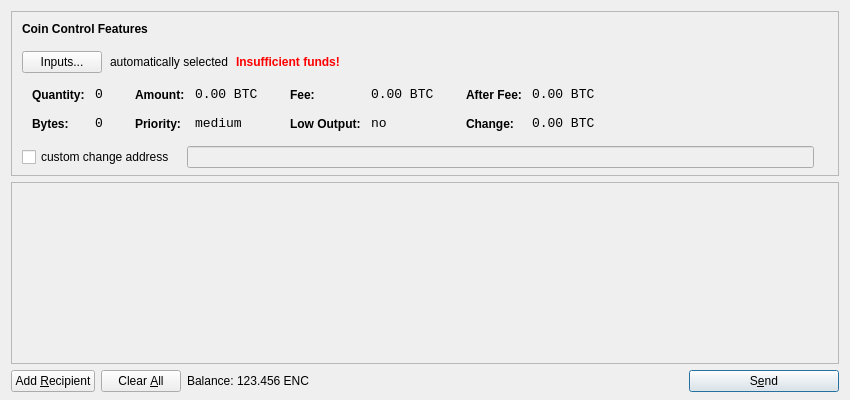
<?xml version="1.0" encoding="UTF-8"?>
<ui version="4.0">
 <class>SendCoinsDialog</class>
 <widget class="QDialog" name="SendCoinsDialog">
  <property name="geometry">
   <rect>
    <x>0</x>
    <y>0</y>
    <width>850</width>
    <height>400</height>
   </rect>
  </property>
  <property name="windowTitle">
   <string>Send Coins</string>
  </property>
  <layout class="QVBoxLayout" name="verticalLayout" stretch="0,1,0">
   <property name="bottomMargin">
    <number>8</number>
   </property>
   <item>
    <widget class="QFrame" name="frameCoinControl">
     <property name="sizePolicy">
      <sizepolicy hsizetype="Expanding" vsizetype="Expanding">
       <horstretch>0</horstretch>
       <verstretch>0</verstretch>
      </sizepolicy>
     </property>
     <property name="maximumSize">
      <size>
       <width>16777215</width>
       <height>16777215</height>
      </size>
     </property>
     <property name="frameShape">
      <enum>QFrame::StyledPanel</enum>
     </property>
     <property name="frameShadow">
      <enum>QFrame::Sunken</enum>
     </property>
     <layout class="QVBoxLayout" name="verticalLayoutCoinControl2">
      <property name="spacing">
       <number>-1</number>
      </property>
      <property name="leftMargin">
       <number>0</number>
      </property>
      <property name="topMargin">
       <number>0</number>
      </property>
      <property name="rightMargin">
       <number>0</number>
      </property>
      <property name="bottomMargin">
       <number>6</number>
      </property>
      <item>
       <layout class="QVBoxLayout" name="verticalLayoutCoinControl" stretch="0,0,0,0,1">
        <property name="spacing">
         <number>0</number>
        </property>
        <property name="leftMargin">
         <number>10</number>
        </property>
        <property name="topMargin">
         <number>10</number>
        </property>
        <item>
         <layout class="QHBoxLayout" name="horizontalLayoutCoinControl1">
          <property name="bottomMargin">
           <number>15</number>
          </property>
          <item>
           <widget class="QLabel" name="labelCoinControlFeatures">
            <property name="sizePolicy">
             <sizepolicy hsizetype="Preferred" vsizetype="Maximum">
              <horstretch>0</horstretch>
              <verstretch>0</verstretch>
             </sizepolicy>
            </property>
            <property name="font">
             <font>
              <weight>75</weight>
              <bold>true</bold>
             </font>
            </property>
            <property name="styleSheet">
             <string notr="true">font-weight:bold;</string>
            </property>
            <property name="text">
             <string>Coin Control Features</string>
            </property>
           </widget>
          </item>
         </layout>
        </item>
        <item>
         <layout class="QHBoxLayout" name="horizontalLayoutCoinControl2" stretch="0,0,0,0">
          <property name="spacing">
           <number>8</number>
          </property>
          <property name="bottomMargin">
           <number>10</number>
          </property>
          <item>
           <widget class="QPushButton" name="pushButtonCoinControl">
            <property name="styleSheet">
             <string notr="true"/>
            </property>
            <property name="text">
             <string>Inputs...</string>
            </property>
           </widget>
          </item>
          <item>
           <widget class="QLabel" name="labelCoinControlAutomaticallySelected">
            <property name="text">
             <string>automatically selected</string>
            </property>
            <property name="margin">
             <number>5</number>
            </property>
           </widget>
          </item>
          <item>
           <widget class="QLabel" name="labelCoinControlInsuffFunds">
            <property name="font">
             <font>
              <weight>75</weight>
              <bold>true</bold>
             </font>
            </property>
            <property name="styleSheet">
             <string notr="true">color:red;font-weight:bold;</string>
            </property>
            <property name="text">
             <string>Insufficient funds!</string>
            </property>
            <property name="margin">
             <number>5</number>
            </property>
           </widget>
          </item>
          <item>
           <spacer name="horizontalSpacerCoinControl">
            <property name="orientation">
             <enum>Qt::Horizontal</enum>
            </property>
            <property name="sizeHint" stdset="0">
             <size>
              <width>40</width>
              <height>1</height>
             </size>
            </property>
           </spacer>
          </item>
         </layout>
        </item>
        <item>
         <widget class="QWidget" name="widgetCoinControl" native="true">
          <property name="sizePolicy">
           <sizepolicy hsizetype="Preferred" vsizetype="Preferred">
            <horstretch>0</horstretch>
            <verstretch>0</verstretch>
           </sizepolicy>
          </property>
          <property name="minimumSize">
           <size>
            <width>0</width>
            <height>0</height>
           </size>
          </property>
          <property name="styleSheet">
           <string notr="true"/>
          </property>
          <layout class="QHBoxLayout" name="horizontalLayoutCoinControl5">
           <property name="margin">
            <number>0</number>
           </property>
           <item>
            <layout class="QHBoxLayout" name="horizontalLayoutCoinControl3" stretch="0,0,0,1">
             <property name="spacing">
              <number>20</number>
             </property>
             <property name="topMargin">
              <number>0</number>
             </property>
             <property name="bottomMargin">
              <number>10</number>
             </property>
             <item>
              <layout class="QFormLayout" name="formLayoutCoinControl1">
               <property name="horizontalSpacing">
                <number>10</number>
               </property>
               <property name="verticalSpacing">
                <number>14</number>
               </property>
               <property name="leftMargin">
                <number>10</number>
               </property>
               <property name="topMargin">
                <number>4</number>
               </property>
               <property name="rightMargin">
                <number>6</number>
               </property>
               <item row="0" column="0">
                <widget class="QLabel" name="labelCoinControlQuantityText">
                 <property name="styleSheet">
                  <string notr="true">font-weight:bold;</string>
                 </property>
                 <property name="text">
                  <string>Quantity:</string>
                 </property>
                 <property name="margin">
                  <number>0</number>
                 </property>
                </widget>
               </item>
               <item row="0" column="1">
                <widget class="QLabel" name="labelCoinControlQuantity">
                 <property name="font">
                  <font>
                   <family>Monospace</family>
                   <pointsize>10</pointsize>
                  </font>
                 </property>
                 <property name="cursor">
                  <cursorShape>IBeamCursor</cursorShape>
                 </property>
                 <property name="contextMenuPolicy">
                  <enum>Qt::ActionsContextMenu</enum>
                 </property>
                 <property name="text">
                  <string notr="true">0</string>
                 </property>
                 <property name="margin">
                  <number>0</number>
                 </property>
                 <property name="textInteractionFlags">
                  <set>Qt::LinksAccessibleByMouse|Qt::TextSelectableByKeyboard|Qt::TextSelectableByMouse</set>
                 </property>
                </widget>
               </item>
               <item row="1" column="0">
                <widget class="QLabel" name="labelCoinControlBytesText">
                 <property name="styleSheet">
                  <string notr="true">font-weight:bold;</string>
                 </property>
                 <property name="text">
                  <string>Bytes:</string>
                 </property>
                </widget>
               </item>
               <item row="1" column="1">
                <widget class="QLabel" name="labelCoinControlBytes">
                 <property name="font">
                  <font>
                   <family>Monospace</family>
                   <pointsize>10</pointsize>
                  </font>
                 </property>
                 <property name="cursor">
                  <cursorShape>IBeamCursor</cursorShape>
                 </property>
                 <property name="contextMenuPolicy">
                  <enum>Qt::ActionsContextMenu</enum>
                 </property>
                 <property name="text">
                  <string notr="true">0</string>
                 </property>
                 <property name="textInteractionFlags">
                  <set>Qt::LinksAccessibleByMouse|Qt::TextSelectableByKeyboard|Qt::TextSelectableByMouse</set>
                 </property>
                </widget>
               </item>
              </layout>
             </item>
             <item>
              <layout class="QFormLayout" name="formLayoutCoinControl2">
               <property name="horizontalSpacing">
                <number>10</number>
               </property>
               <property name="verticalSpacing">
                <number>14</number>
               </property>
               <property name="leftMargin">
                <number>6</number>
               </property>
               <property name="topMargin">
                <number>4</number>
               </property>
               <property name="rightMargin">
                <number>6</number>
               </property>
               <item row="0" column="0">
                <widget class="QLabel" name="labelCoinControlAmountText">
                 <property name="styleSheet">
                  <string notr="true">font-weight:bold;</string>
                 </property>
                 <property name="text">
                  <string>Amount:</string>
                 </property>
                 <property name="margin">
                  <number>0</number>
                 </property>
                </widget>
               </item>
               <item row="0" column="1">
                <widget class="QLabel" name="labelCoinControlAmount">
                 <property name="font">
                  <font>
                   <family>Monospace</family>
                   <pointsize>10</pointsize>
                  </font>
                 </property>
                 <property name="cursor">
                  <cursorShape>IBeamCursor</cursorShape>
                 </property>
                 <property name="contextMenuPolicy">
                  <enum>Qt::ActionsContextMenu</enum>
                 </property>
                 <property name="text">
                  <string notr="true">0.00 BTC</string>
                 </property>
                 <property name="textInteractionFlags">
                  <set>Qt::LinksAccessibleByMouse|Qt::TextSelectableByKeyboard|Qt::TextSelectableByMouse</set>
                 </property>
                </widget>
               </item>
               <item row="1" column="0">
                <widget class="QLabel" name="labelCoinControlPriorityText">
                 <property name="styleSheet">
                  <string notr="true">font-weight:bold;</string>
                 </property>
                 <property name="text">
                  <string>Priority:</string>
                 </property>
                </widget>
               </item>
               <item row="1" column="1">
                <widget class="QLabel" name="labelCoinControlPriority">
                 <property name="font">
                  <font>
                   <family>Monospace</family>
                   <pointsize>10</pointsize>
                  </font>
                 </property>
                 <property name="cursor">
                  <cursorShape>IBeamCursor</cursorShape>
                 </property>
                 <property name="contextMenuPolicy">
                  <enum>Qt::ActionsContextMenu</enum>
                 </property>
                 <property name="text">
                  <string>medium</string>
                 </property>
                 <property name="textInteractionFlags">
                  <set>Qt::LinksAccessibleByMouse|Qt::TextSelectableByKeyboard|Qt::TextSelectableByMouse</set>
                 </property>
                </widget>
               </item>
              </layout>
             </item>
             <item>
              <layout class="QFormLayout" name="formLayoutCoinControl3">
               <property name="horizontalSpacing">
                <number>10</number>
               </property>
               <property name="verticalSpacing">
                <number>14</number>
               </property>
               <property name="leftMargin">
                <number>6</number>
               </property>
               <property name="topMargin">
                <number>4</number>
               </property>
               <property name="rightMargin">
                <number>6</number>
               </property>
               <item row="0" column="0">
                <widget class="QLabel" name="labelCoinControlFeeText">
                 <property name="styleSheet">
                  <string notr="true">font-weight:bold;</string>
                 </property>
                 <property name="text">
                  <string>Fee:</string>
                 </property>
                 <property name="margin">
                  <number>0</number>
                 </property>
                </widget>
               </item>
               <item row="0" column="1">
                <widget class="QLabel" name="labelCoinControlFee">
                 <property name="font">
                  <font>
                   <family>Monospace</family>
                   <pointsize>10</pointsize>
                  </font>
                 </property>
                 <property name="cursor">
                  <cursorShape>IBeamCursor</cursorShape>
                 </property>
                 <property name="contextMenuPolicy">
                  <enum>Qt::ActionsContextMenu</enum>
                 </property>
                 <property name="text">
                  <string notr="true">0.00 BTC</string>
                 </property>
                 <property name="textInteractionFlags">
                  <set>Qt::LinksAccessibleByMouse|Qt::TextSelectableByKeyboard|Qt::TextSelectableByMouse</set>
                 </property>
                </widget>
               </item>
               <item row="1" column="0">
                <widget class="QLabel" name="labelCoinControlLowOutputText">
                 <property name="styleSheet">
                  <string notr="true">font-weight:bold;</string>
                 </property>
                 <property name="text">
                  <string>Low Output:</string>
                 </property>
                </widget>
               </item>
               <item row="1" column="1">
                <widget class="QLabel" name="labelCoinControlLowOutput">
                 <property name="font">
                  <font>
                   <family>Monospace</family>
                   <pointsize>10</pointsize>
                  </font>
                 </property>
                 <property name="cursor">
                  <cursorShape>IBeamCursor</cursorShape>
                 </property>
                 <property name="contextMenuPolicy">
                  <enum>Qt::ActionsContextMenu</enum>
                 </property>
                 <property name="text">
                  <string>no</string>
                 </property>
                 <property name="textInteractionFlags">
                  <set>Qt::LinksAccessibleByMouse|Qt::TextSelectableByKeyboard|Qt::TextSelectableByMouse</set>
                 </property>
                </widget>
               </item>
              </layout>
             </item>
             <item>
              <layout class="QFormLayout" name="formLayoutCoinControl4">
               <property name="horizontalSpacing">
                <number>10</number>
               </property>
               <property name="verticalSpacing">
                <number>14</number>
               </property>
               <property name="leftMargin">
                <number>6</number>
               </property>
               <property name="topMargin">
                <number>4</number>
               </property>
               <property name="rightMargin">
                <number>6</number>
               </property>
               <item row="0" column="0">
                <widget class="QLabel" name="labelCoinControlAfterFeeText">
                 <property name="styleSheet">
                  <string notr="true">font-weight:bold;</string>
                 </property>
                 <property name="text">
                  <string>After Fee:</string>
                 </property>
                 <property name="margin">
                  <number>0</number>
                 </property>
                </widget>
               </item>
               <item row="0" column="1">
                <widget class="QLabel" name="labelCoinControlAfterFee">
                 <property name="font">
                  <font>
                   <family>Monospace</family>
                   <pointsize>10</pointsize>
                  </font>
                 </property>
                 <property name="cursor">
                  <cursorShape>IBeamCursor</cursorShape>
                 </property>
                 <property name="contextMenuPolicy">
                  <enum>Qt::ActionsContextMenu</enum>
                 </property>
                 <property name="text">
                  <string notr="true">0.00 BTC</string>
                 </property>
                 <property name="textInteractionFlags">
                  <set>Qt::LinksAccessibleByMouse|Qt::TextSelectableByKeyboard|Qt::TextSelectableByMouse</set>
                 </property>
                </widget>
               </item>
               <item row="1" column="0">
                <widget class="QLabel" name="labelCoinControlChangeText">
                 <property name="styleSheet">
                  <string notr="true">font-weight:bold;</string>
                 </property>
                 <property name="text">
                  <string>Change:</string>
                 </property>
                </widget>
               </item>
               <item row="1" column="1">
                <widget class="QLabel" name="labelCoinControlChange">
                 <property name="font">
                  <font>
                   <family>Monospace</family>
                   <pointsize>10</pointsize>
                  </font>
                 </property>
                 <property name="cursor">
                  <cursorShape>IBeamCursor</cursorShape>
                 </property>
                 <property name="contextMenuPolicy">
                  <enum>Qt::ActionsContextMenu</enum>
                 </property>
                 <property name="text">
                  <string notr="true">0.00 BTC</string>
                 </property>
                 <property name="textInteractionFlags">
                  <set>Qt::LinksAccessibleByMouse|Qt::TextSelectableByKeyboard|Qt::TextSelectableByMouse</set>
                 </property>
                </widget>
               </item>
              </layout>
             </item>
            </layout>
           </item>
          </layout>
         </widget>
        </item>
        <item>
         <layout class="QHBoxLayout" name="horizontalLayoutCoinControl4" stretch="0,0,0">
          <property name="spacing">
           <number>12</number>
          </property>
          <property name="sizeConstraint">
           <enum>QLayout::SetDefaultConstraint</enum>
          </property>
          <property name="topMargin">
           <number>5</number>
          </property>
          <property name="rightMargin">
           <number>5</number>
          </property>
          <item>
           <widget class="QCheckBox" name="checkBoxCoinControlChange">
            <property name="text">
             <string>custom change address</string>
            </property>
           </widget>
          </item>
          <item>
           <widget class="QLineEdit" name="lineEditCoinControlChange">
            <property name="enabled">
             <bool>false</bool>
            </property>
            <property name="sizePolicy">
             <sizepolicy hsizetype="Expanding" vsizetype="Fixed">
              <horstretch>0</horstretch>
              <verstretch>0</verstretch>
             </sizepolicy>
            </property>
           </widget>
          </item>
          <item>
           <widget class="QLabel" name="labelCoinControlChangeLabel">
            <property name="sizePolicy">
             <sizepolicy hsizetype="Preferred" vsizetype="Expanding">
              <horstretch>0</horstretch>
              <verstretch>0</verstretch>
             </sizepolicy>
            </property>
            <property name="minimumSize">
             <size>
              <width>0</width>
              <height>0</height>
             </size>
            </property>
            <property name="text">
             <string/>
            </property>
            <property name="margin">
             <number>3</number>
            </property>
           </widget>
          </item>
         </layout>
        </item>
        <item>
         <spacer name="verticalSpacerCoinControl">
          <property name="orientation">
           <enum>Qt::Vertical</enum>
          </property>
          <property name="sizeHint" stdset="0">
           <size>
            <width>800</width>
            <height>1</height>
           </size>
          </property>
         </spacer>
        </item>
       </layout>
      </item>
     </layout>
    </widget>
   </item>
   <item>
    <widget class="QScrollArea" name="scrollArea">
     <property name="widgetResizable">
      <bool>true</bool>
     </property>
     <widget class="QWidget" name="scrollAreaWidgetContents">
      <property name="geometry">
       <rect>
        <x>0</x>
        <y>0</y>
        <width>830</width>
        <height>165</height>
       </rect>
      </property>
      <layout class="QVBoxLayout" name="verticalLayout_2">
       <property name="margin">
        <number>0</number>
       </property>
       <item>
        <layout class="QVBoxLayout" name="entries">
         <property name="spacing">
          <number>6</number>
         </property>
        </layout>
       </item>
       <item>
        <spacer name="verticalSpacer">
         <property name="orientation">
          <enum>Qt::Vertical</enum>
         </property>
         <property name="sizeHint" stdset="0">
          <size>
           <width>20</width>
           <height>40</height>
          </size>
         </property>
        </spacer>
       </item>
      </layout>
     </widget>
    </widget>
   </item>
   <item>
    <layout class="QHBoxLayout" name="horizontalLayout">
     <item>
      <widget class="QPushButton" name="addButton">
       <property name="toolTip">
        <string>Send to multiple recipients at once</string>
       </property>
       <property name="text">
        <string>Add &amp;Recipient</string>
       </property>
       <property name="icon">
        <iconset resource="../bitcoin.qrc">
         <normaloff>:/icons/add</normaloff>:/icons/add</iconset>
       </property>
       <property name="autoDefault">
        <bool>false</bool>
       </property>
      </widget>
     </item>
     <item>
      <widget class="QPushButton" name="clearButton">
       <property name="sizePolicy">
        <sizepolicy hsizetype="Minimum" vsizetype="Fixed">
         <horstretch>0</horstretch>
         <verstretch>0</verstretch>
        </sizepolicy>
       </property>
       <property name="toolTip">
        <string>Remove all transaction fields</string>
       </property>
       <property name="text">
        <string>Clear &amp;All</string>
       </property>
       <property name="icon">
        <iconset resource="../bitcoin.qrc">
         <normaloff>:/icons/remove</normaloff>:/icons/remove</iconset>
       </property>
       <property name="autoRepeatDelay">
        <number>300</number>
       </property>
       <property name="autoDefault">
        <bool>false</bool>
       </property>
      </widget>
     </item>
     <item>
      <layout class="QHBoxLayout" name="horizontalLayout_2">
       <property name="spacing">
        <number>3</number>
       </property>
       <item>
        <widget class="QLabel" name="label">
         <property name="text">
          <string>Balance:</string>
         </property>
        </widget>
       </item>
       <item>
        <widget class="QLabel" name="labelBalance">
         <property name="cursor">
          <cursorShape>IBeamCursor</cursorShape>
         </property>
         <property name="text">
          <string>123.456 ENC</string>
         </property>
         <property name="textInteractionFlags">
          <set>Qt::LinksAccessibleByMouse|Qt::TextSelectableByKeyboard|Qt::TextSelectableByMouse</set>
         </property>
        </widget>
       </item>
      </layout>
     </item>
     <item>
      <spacer name="horizontalSpacer">
       <property name="orientation">
        <enum>Qt::Horizontal</enum>
       </property>
       <property name="sizeHint" stdset="0">
        <size>
         <width>40</width>
         <height>20</height>
        </size>
       </property>
      </spacer>
     </item>
     <item>
      <widget class="QPushButton" name="sendButton">
       <property name="minimumSize">
        <size>
         <width>150</width>
         <height>0</height>
        </size>
       </property>
       <property name="toolTip">
        <string>Confirm the send action</string>
       </property>
       <property name="text">
        <string>S&amp;end</string>
       </property>
       <property name="icon">
        <iconset resource="../bitcoin.qrc">
         <normaloff>:/icons/send</normaloff>:/icons/send</iconset>
       </property>
       <property name="default">
        <bool>true</bool>
       </property>
      </widget>
     </item>
    </layout>
   </item>
  </layout>
 </widget>
 <resources>
  <include location="../bitcoin.qrc"/>
 </resources>
 <connections/>
</ui>
